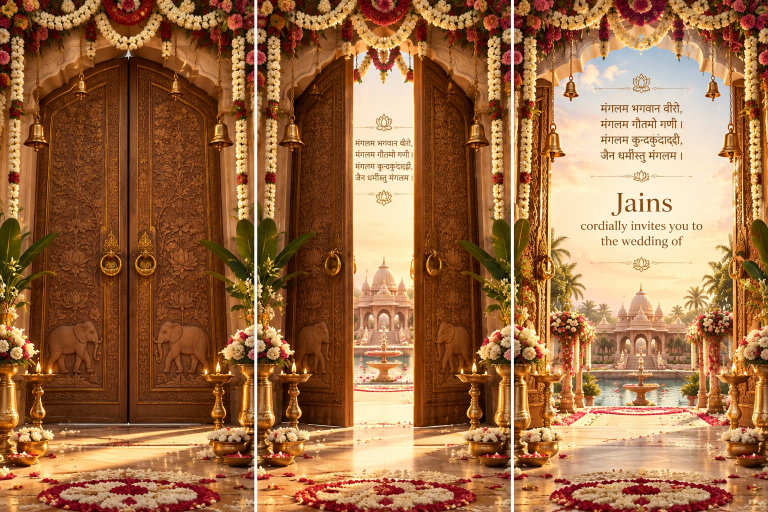
#> input picture video/assets/invites/doors-triptych.jpg, 1536 x 1024 px (shown at 1/2 size)
$ python prep.py assets/invites/doors-triptych.jpg
#> lines starting #> are read from the running program, lines starting #| are printed output that depends on the picture; after the words box and inside, x2 and y2 are one past the last pixel; in counts of white or black regions, pixels touching at a corner belong together
#!/usr/bin/env python3
"""Make "clean plates" of the invitation artworks for the Save the Date video.

Each invitation in assets/invites/ has a cream text card printed on it. Some of
the printed details differ from the final schedule (venue names, wording), so
the video draws its own card with the exact text. This script removes the
printed card: it masks the card's silhouette (slightly enlarged) and fills the
hole from the surrounding picture (push-pull diffusion, then a soft blur), so
nothing of the old text or frame can peek out from behind the new card.

It also writes assets/plates/cards.json with, per invitation, the card's box in
the picture (as fractions of width/height) and the silhouette polygon that the
video uses for its own card.

    python3 video/prep.py            # writes assets/plates/*.jpg + cards.json
    python3 video/prep.py --debug    # also writes *-debug.jpg overlays

Needs Pillow and numpy only.
"""
import json
import os
import sys

import numpy as np
from PIL import Image, ImageDraw, ImageFilter

HERE = os.path.dirname(os.path.abspath(__file__))
INV = os.path.join(HERE, "assets", "invites")
OUT = os.path.join(HERE, "assets", "plates")

# Printed card box in each picture, in pixels of a 900x1600 frame
# (left, top, right, bottom), measured on the supplied artworks.
CARDS = {
    "mehndi": (217, 77, 687, 737),
    "dev-darshan": (210, 100, 690, 790),
    "haldi": (210, 100, 690, 790),
    "sangeet": (210, 105, 690, 785),
    "reception": (210, 80, 683, 810),
    "shaadi": (208, 102, 692, 835),
}


# Couple close-ups for the floating photo frames in the Save the Date scene, cut
# below the printed card (only the card itself is erased, in case an edge reaches in),
# in pixels of a 900x1600 frame (left, top, right, bottom), 5:6 portrait.
CROPS = {
    "mehndi": (60, 740, 640, 1436),
    "haldi": (150, 795, 750, 1515),
    "sangeet": (170, 790, 750, 1486),
    "shaadi": (130, 840, 750, 1584),
}


def bez(p0, p1, p2, p3, n=10):
    out = []
    for i in range(1, n + 1):
        t = i / n
        a, b, c, d = (1 - t) ** 3, 3 * (1 - t) ** 2 * t, 3 * (1 - t) * t * t, t ** 3
        out.append((a * p0[0] + b * p1[0] + c * p2[0] + d * p3[0],
                    a * p0[1] + b * p1[1] + c * p2[1] + d * p3[1]))
    return out


def silhouette():
    """Ogee-arch card outline in a unit box, clockwise from the top point."""
    q = [(0.5, 0.0)]
    # top-right: finial shoulder, scallop, then a small notch into the side
    q += bez(q[-1], (0.56, 0.030), (0.66, 0.036), (0.75, 0.048))
    q += bez(q[-1], (0.85, 0.060), (0.93, 0.064), (0.955, 0.095))
    q += bez(q[-1], (0.965, 0.110), (1.0, 0.112), (1.0, 0.135))
    q.append((1.0, 0.865))
    # bottom-right: mirror of the top
    q += bez(q[-1], (1.0, 0.888), (0.965, 0.890), (0.955, 0.905))
    q += bez(q[-1], (0.93, 0.936), (0.85, 0.940), (0.75, 0.952))
    q += bez(q[-1], (0.66, 0.964), (0.56, 0.970), (0.5, 1.0))
    left = [(1 - x, y) for x, y in reversed(q[1:-1])]
    return q + left


def grow(poly, k):
    """Scale a unit-box polygon about its centre by k."""
    return [(0.5 + (x - 0.5) * k, 0.5 + (y - 0.5) * k) for x, y in poly]


def push_pull(img, known):
    """Fill pixels where known==0 from their surroundings (push-pull pyramid)."""
    levels = [(img * known[..., None], known.astype(np.float64))]
    while min(levels[-1][1].shape) > 4:
        c, w = levels[-1]
        h2, w2 = (c.shape[0] // 2) * 2, (c.shape[1] // 2) * 2
        c, w = c[:h2, :w2], w[:h2, :w2]
        cs = c[0::2, 0::2] + c[1::2, 0::2] + c[0::2, 1::2] + c[1::2, 1::2]
        ws = w[0::2, 0::2] + w[1::2, 0::2] + w[0::2, 1::2] + w[1::2, 1::2]
        levels.append((cs, ws))
    c, w = levels[-1]
    filled = c / np.maximum(w, 1e-6)[..., None]
    for c, w in reversed(levels[:-1]):
        h, wd = w.shape
        up = np.asarray(Image.fromarray(filled.astype(np.float32)[..., 0]).resize((wd, h), Image.BILINEAR))
        ups = [np.asarray(Image.fromarray(filled.astype(np.float32)[..., k]).resize((wd, h), Image.BILINEAR))
               for k in range(3)]
        up = np.stack(ups, -1)
        a = np.clip(w, 0, 1)[..., None]
        own = c / np.maximum(w, 1e-6)[..., None]
        filled = a * own + (1 - a) * up
    return filled


# ---------- the opening doors ----------
# The closed-door panel of the supplied triptych (doors-triptych.jpg, three
# 509x1024 panels). Coordinates below are measured on the panel enlarged 2x.
DOOR_PANEL = (0, 0, 509, 1024)
DOOR_W = 1080  # output width; the height follows the panel
# arch of the door opening, from the apex down to the left jamb (mirrored for the right)
DOOR_ARCH = [(512, 228), (450, 244), (380, 266), (300, 298), (232, 336), (180, 374), (156, 404), (150, 420)]
DOOR_MIRROR_X, DOOR_LEFT_X, DOOR_RIGHT_X, DOOR_SEAM_X, DOOR_BOTTOM = 518, 150, 886, 512, 1695
# brass bells hanging in front of the doors, traced in OUTPUT pixels (1080-wide panel):
# chain top (the pivot), chain width, and the bell's outline including its clapper
BELLS = [
    {"id": "inner-left", "pivot": (346, 110), "chain": 8, "body": [
        (343, 327), (353, 327), (358, 338), (363, 352), (366, 370), (372, 382), (386, 392), (380, 398), (353, 400), (353, 423),
        (341, 423), (341, 400), (316, 398), (311, 392), (324, 382), (330, 370), (333, 352), (338, 338)]},
    {"id": "inner-right", "pivot": (745, 110), "chain": 8, "body": [
        (741, 336), (751, 336), (755, 346), (758, 360), (760, 378), (766, 386), (786, 394), (782, 401), (751, 402), (751, 423),
        (740, 423), (740, 402), (714, 401), (711, 394), (728, 386), (733, 378), (735, 360), (737, 346)]},
    {"id": "outer-left", "pivot": (160, 134), "chain": 11, "body": [
        (147, 520), (163, 520), (171, 528), (180, 540), (184, 560), (186, 585), (196, 597), (210, 607), (206, 616), (163, 620),
        (163, 643), (148, 643), (148, 620), (104, 616), (100, 607), (112, 597), (124, 585), (126, 560), (130, 540), (139, 528)]},
    {"id": "outer-right", "pivot": (934, 134), "chain": 11, "body": [
        (926, 512), (942, 512), (950, 522), (958, 535), (962, 560), (964, 585), (976, 596), (992, 606), (988, 616), (942, 620),
        (942, 642), (925, 642), (925, 620), (882, 616), (878, 606), (892, 596), (906, 585), (908, 560), (912, 535), (918, 522)]},
]
# the lamps' side flames that sit over the doors (output pixels); the scene redraws their glow
DOOR_FLAMES = [[213, 1577, 46], [873, 1573, 46]]
DOOR_LAMPS = [(90, 1428, 220, 1700), (804, 1428, 950, 1700)]  # oil lamps in front of the door corners
# banana-leaf blades that cross the door edges, traced in output pixels
DOOR_BLADES = [
    [(140, 1005), (180, 995), (220, 987), (254, 985), (240, 995), (200, 1020), (165, 1050), (140, 1080)],
    [(140, 1150), (180, 1150), (215, 1153), (242, 1165), (230, 1168), (190, 1170), (160, 1180), (140, 1188)],
    [(838, 1018), (860, 1015), (900, 1030), (945, 1050), (945, 1105), (910, 1075), (870, 1045), (845, 1028)],
    [(843, 1153), (880, 1152), (920, 1160), (945, 1168), (945, 1200), (915, 1185), (880, 1170), (850, 1160)],
]


def doors(debug):
#> called with debug = False
    src = Image.open(os.path.join(INV, "doors-triptych.jpg")).convert("RGB").crop(DOOR_PANEL)
    S = DOOR_W / src.size[0]
#> S = 2.12
    H = round(src.size[1] * S)
#> H = 2173
    big = src.resize((DOOR_W, H), Image.LANCZOS).filter(ImageFilter.UnsharpMask(2, 70, 2))
    k = S / 2  # 2x-grid coordinates -> output pixels
#> k = 1.06
    P = lambda pts: [(x * k, y * k) for x, y in pts]
    arr = np.asarray(big).astype(np.float64)
    R, G, B = arr[..., 0], arr[..., 1], arr[..., 2]
    lum = 0.299 * R + 0.587 * G + 0.114 * B

    def poly_mask(pts):
        m = Image.new("L", (DOOR_W, H), 0)
#> m: PIL image 1080x2173 L; every value is 0
        ImageDraw.Draw(m).polygon(P(pts), fill=255)
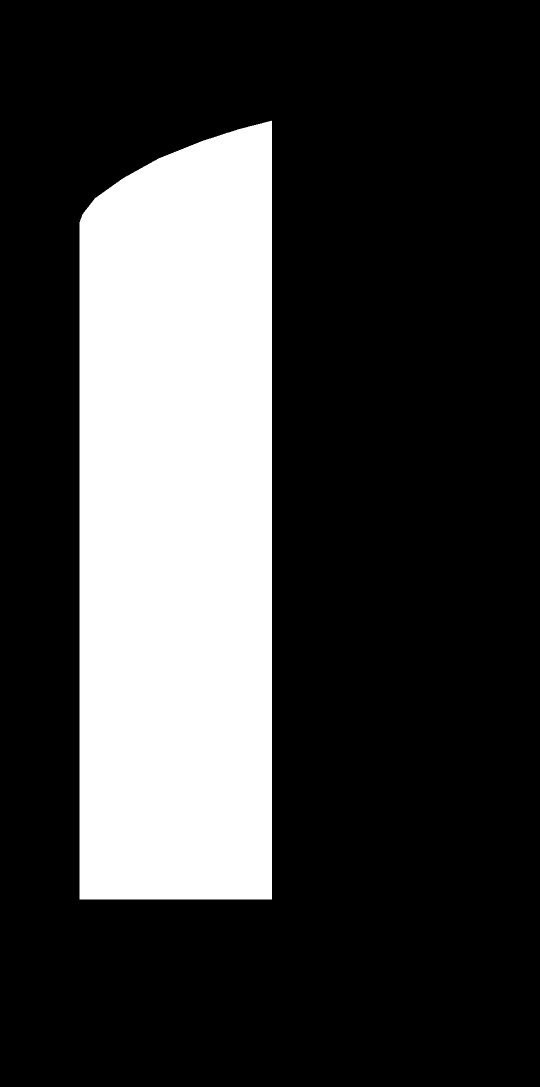
#> m: PIL image 1080x2173 L (shown at 1/2 size); 24.4% white; 1 white region, box (x1, y1, x2, y2) and area: (159, 241, 544, 1799) 572143
        return np.asarray(m) > 0

    apex = DOOR_ARCH[0]
    arch_r = [(2 * DOOR_MIRROR_X - x, y) for x, y in DOOR_ARCH[1:]]
    arch_l_up = list(reversed(DOOR_ARCH[1:]))
    left_leaf = poly_mask([apex, (DOOR_SEAM_X, DOOR_BOTTOM), (DOOR_LEFT_X, DOOR_BOTTOM)] + arch_l_up)
    right_leaf = poly_mask([apex] + arch_r + [(DOOR_RIGHT_X, DOOR_BOTTOM), (DOOR_SEAM_X, DOOR_BOTTOM)])
#> in poly_mask (call 2), `ImageDraw.Draw(m).polygon(P(pts), fill=255)`: m: PIL image 1080x2173 L; 25.2% white; 1 white region, box (x1, y1, x2, y2) and area: (543, 241, 940, 1799) 590731
    door = left_leaf | right_leaf
#> door: shape (2173, 1080) bool; 49.5% white; 1 white region, box (x1, y1, x2, y2) and area: (159, 241, 940, 1799) 1161316

    # things in front of the doors stay in the front layer: the banana-leaf blades that cross the
    # door edges (traced; only leaf-coloured pixels inside the outlines) and the oil lamps (bright brass)
    yy = np.arange(H)[:, None] * np.ones((1, DOOR_W))
    xx = np.ones((H, 1)) * np.arange(DOOR_W)[None, :]
    blades = Image.new("L", (DOOR_W, H), 0)
    for poly in DOOR_BLADES:
        ImageDraw.Draw(blades).polygon(poly, fill=255)
#> blades: PIL image 1080x2173 L; 0.5% white; 4 white regions, box (x1, y1, x2, y2) and area: (140, 985, 255, 1081) 3937, (838, 1015, 946, 1106) 3646, (140, 1150, 243, 1189) 2148, (843, 1152, 946, 1201) 2099
    blades = np.asarray(blades.filter(ImageFilter.MaxFilter(9))) > 0
#> blades: shape (2173, 1080) bool; 0.75% white; 4 white regions, box (x1, y1, x2, y2) and area: (136, 981, 259, 1085) 5689, (834, 1011, 950, 1110) 5302, (839, 1148, 950, 1205) 3379, (136, 1146, 247, 1193) 3348
    plants = blades & ((R < G * 1.15) | (B < 0.22 * G)) & (lum > 12)
#> plants: shape (2173, 1080) bool; 0.61% white; 18 white regions (13 under 20 px), largest, box (x1, y1, x2, y2) and area: (842, 1011, 950, 1110) 4704, (136, 982, 257, 1085) 4383, (136, 1146, 247, 1193) 2630, (849, 1148, 950, 1205) 2516, (836, 1021, 843, 1033) 37
    # lamps: only the brass and the flame cores stay in front; the orange glow painted around the
    # flames is wood-coloured light that must not freeze in place while the doors move behind it
    lamps = np.zeros_like(plants)
    glowzone = np.zeros_like(plants)
    for l, t, r, b in DOOR_LAMPS:
        inbox = (xx >= l * k) & (xx <= r * k) & (yy >= t * k) & (yy <= b * k)
        lamps |= inbox & (lum > 140)
        glowzone |= inbox & (lum > 95)
    lamps = np.asarray(Image.fromarray((lamps * 255).astype(np.uint8)).filter(ImageFilter.MinFilter(3)).filter(ImageFilter.MaxFilter(5))) > 0
#> lamps: shape (2173, 1080) bool; 0.45% white; 55 white regions, largest, box (x1, y1, x2, y2) and area: (893, 1533, 1000, 1596) 1708, (153, 1533, 192, 1595) 1031, (168, 1683, 194, 1771) 997
    plants = np.asarray(Image.fromarray((plants * 255).astype(np.uint8)).filter(ImageFilter.MaxFilter(5)).filter(ImageFilter.MinFilter(3))) > 0
#> plants: shape (2173, 1080) bool; 0.78% white; 4 white regions, box (x1, y1, x2, y2) and area: (135, 981, 260, 1086) 5608, (833, 1010, 951, 1111) 5552, (135, 1145, 248, 1194) 3588, (838, 1147, 951, 1206) 3516
    fg = plants | lamps
#> fg: shape (2173, 1080) bool; 1.2% white; 59 white regions, largest, box (x1, y1, x2, y2) and area: (135, 981, 260, 1086) 5608, (833, 1010, 951, 1111) 5552, (135, 1145, 248, 1194) 3588

    def grow_mask(m, px):
        return np.asarray(Image.fromarray((m * 255).astype(np.uint8)).filter(ImageFilter.MaxFilter(2 * px + 1))) > 0

    def textured_fill(img, hole, dx, dy):
        """Fill a hole with the surrounding colour (push-pull) plus carving/stone detail copied from (dx, dy) away."""
        low = push_pull(img, (~hole).astype(np.float64))
        src = np.roll(np.roll(img, -dy, axis=0), -dx, axis=1)
        blur = np.asarray(Image.fromarray(np.clip(src, 0, 255).astype(np.uint8)).filter(ImageFilter.GaussianBlur(4))).astype(np.float64)
        out = img.copy()
        out[hole] = np.clip(low[hole] + 0.9 * (src[hole] - blur[hole]), 0, 255)
        return out

    # bells: traced outline plus a straight chain up to the pivot
    bells_meta, bell_any = [], np.zeros((H, DOOR_W), bool)
#> bells_meta = []
    sprites, holes = [], []
    for bl in BELLS:
        px, py = bl["pivot"]
        body = bl["body"]
        top = min(y for _, y in body)
        bottom = max(y for _, y in body)
        cx = sum(x for x, _ in body) / len(body)
        hw = bl["chain"] / 2
        mb = Image.new("L", (DOOR_W, H), 0)
        ImageDraw.Draw(mb).polygon(body, fill=255)
        mc = Image.new("L", (DOOR_W, H), 0)
        ImageDraw.Draw(mc).polygon([(px - hw, py), (px + hw, py), (cx + hw, top + 3), (cx - hw, top + 3)], fill=255)
        m = Image.fromarray(np.maximum(np.asarray(mb), np.asarray(mc)))
        bm = np.asarray(m) > 0
        bell_any |= bm
        alpha = m.filter(ImageFilter.GaussianBlur(0.9))
        xs = [x for x, _ in body] + [px - hw, px + hw]
        bx0, by0 = int(min(xs)) - 3, int(py) - 3
        bx1, by1 = int(max(xs)) + 4, int(bottom) + 4
        sprites.append((bl["id"], bx0, by0, bx1, by1, alpha))
        bells_meta.append({"id": bl["id"], "x": bx0, "y": by0, "w": bx1 - bx0, "h": by1 - by0,
                           "px": round(px - bx0, 1), "py": round(py - by0, 1)})
        # holes left behind, grown past the bell's gold edge; detail comes from below (body) or beside (chain)
        holes.append((grow_mask(np.asarray(mb) > 0, 5), 0, int(bottom - top) + 24))
        holes.append((grow_mask(np.asarray(mc) > 0, 4), int(bl["chain"]) + 10, 0))
#> this loop made 4 passes
#> (bx0, by0, bx1, by1) on passes 1 to 4: (308, 107, 390, 427), (708, 107, 790, 427), (97, 131, 214, 647), (875, 131, 996, 646)
#> bell_any: shape (2173, 1080) bool; 1.4% white; 4 white regions, box (x1, y1, x2, y2) and area: (878, 134, 993, 643) 11570, (100, 134, 211, 644) 11410, (311, 110, 387, 424) 5045, (711, 110, 787, 424) 4488
#> mb: PIL image 1080x2173 L; 0.3% white; 1 white region, box (x1, y1, x2, y2) and area: (878, 512, 993, 643) 7034
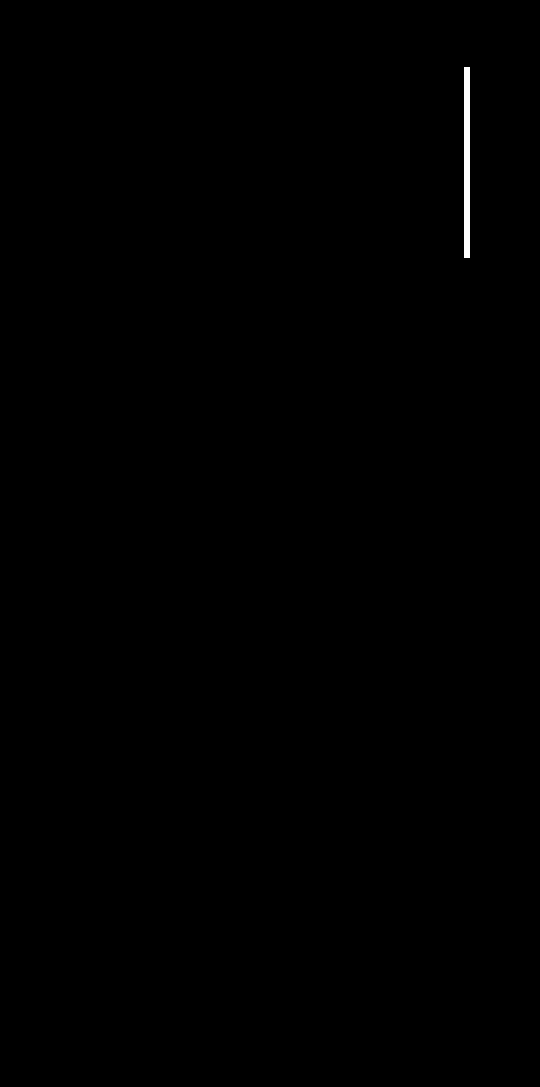
#> mc: PIL image 1080x2173 L (shown at 1/2 size); 0.2% white; 1 white region, box (x1, y1, x2, y2) and area: (928, 134, 940, 516) 4584
#> after the loop, bells_meta = 4 items; holes = 8 items; sprites = 4 items

    # clean picture without the bells (they swing as separate sprites)
    clean = arr.copy()
    for hole, dx, dy in holes:
        clean = textured_fill(clean, hole, dx, dy)
#> this loop made 8 passes
#> (dx, dy) on passes 1 to 8: (0, 120), (18, 0), (0, 111), (18, 0), (0, 147), (21, 0), (0, 154), (21, 0)
#> pass 1, in textured_fill, `blur = np.asarray(Image.fromarray(np.clip(src, 0, 255).astype(np.uint8..`:
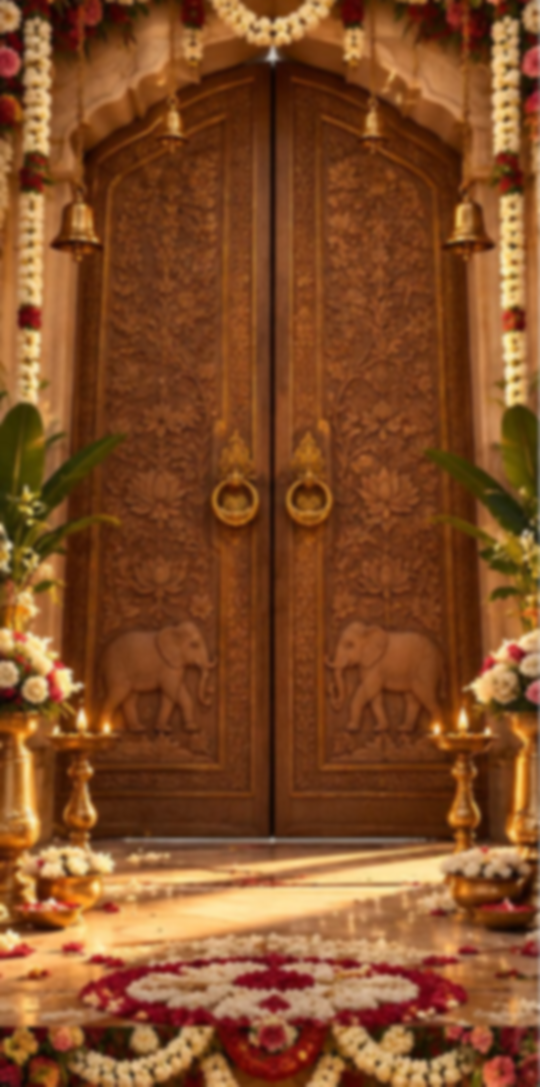
#> blur: shape (2173, 1080, 3) float64 (shown at 1/2 size); mean R, G, B 130.2, 76.7, 38.3
#> after the loop:
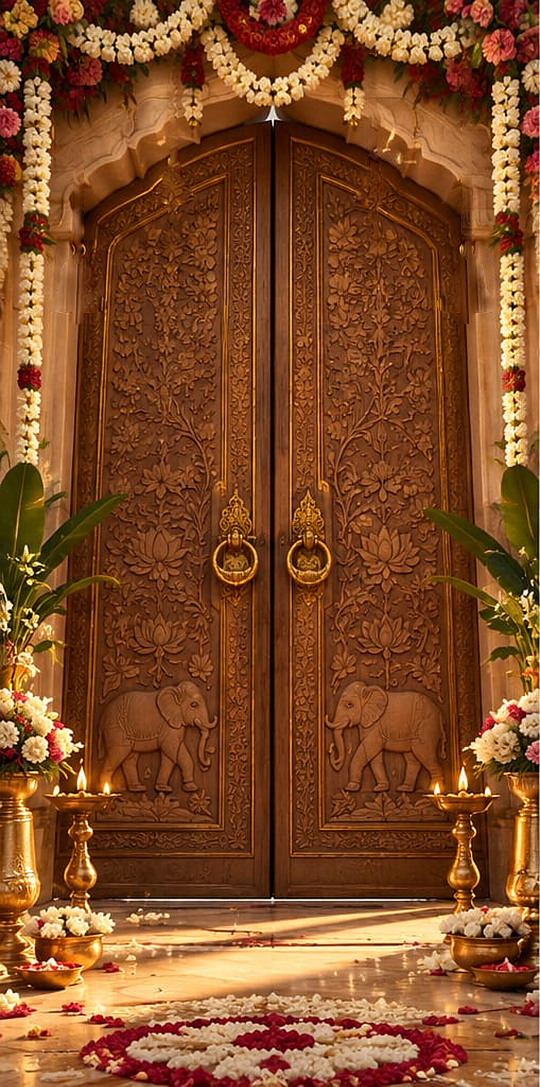
#> clean: shape (2173, 1080, 3) float64 (shown at 1/2 size); mean R, G, B 130, 76.5, 38.2
    clean_img = Image.fromarray(np.clip(clean, 0, 255).astype(np.uint8))

    out_dir = os.path.join(OUT, "doors")
    os.makedirs(out_dir, exist_ok=True)
    for bid, x0, y0, x1, y1, alpha in sprites:
        spr = big.convert("RGBA").crop((x0, y0, x1, y1))
        spr.putalpha(alpha.crop((x0, y0, x1, y1)))
        spr.save(os.path.join(out_dir, "bell-" + bid + ".webp"), quality=95)
#> this loop made 4 passes
#> pass 1, in doors, `spr.save(os.path.join(out_dir, "bell-" + bid + ".webp"), quality=95)`:
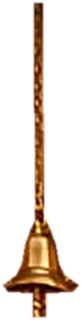
#> saved as bell-inner-left.webp: PIL image 82x320 RGBA; mean R, G, B, A 129.1, 72.1, 29.2, 49; transparent parts drawn white
#> after the loop:
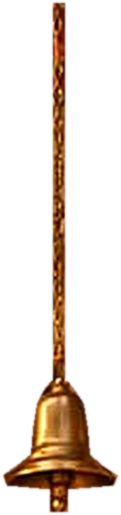
#> spr: PIL image 121x515 RGBA; mean R, G, B, A 126.6, 72, 32.7, 47.3; transparent parts drawn white

    # leaves: whole doors (wood carried under the plants and lamps), 4 px larger than the
    # opening so their edges tuck under the frame and no light shows through the seam
    leaves = {}
    under = grow_mask((fg | glowzone) & door, 3)
#> in grow_mask (call 9), `return np.asarray(Image.fromarray((m * 255).astype(np.uint8)).filter(I..`: returned value: shape (2173, 1080) bool; 1.7% white; 15 white regions, largest, box (x1, y1, x2, y2) and area: (830, 1007, 943, 1113) 6132, (850, 1512, 943, 1623) 5724, (156, 978, 263, 1072) 5202
    wood = clean.copy()
    wood = textured_fill(wood, under & (xx < DOOR_W / 2), 90, 0)
#> after the loop in push_pull (call 9), `while min(levels[-1][1].shape) > 4:`: levels = 9 items
#> in push_pull (call 9), `c, w = levels[-1]`: w = [[65536, 65536, 65536, 65536], [65536, 65536, 65536, 65536], [65536, 65536, 65536, 65536], [61924, 65429, 65536, 65536], [60726, 65536, 65536, 65536], [64833, 65536, 65536, 65536], [56289, 65536, 65536, 65536], [65175, 65536, 65536, 65536]]
#> the loop in push_pull (call 9), `for c, w in reversed(levels[:-1]):` made 8 passes
#> (h, wd) on passes 1 to 8: (16, 8), (33, 16), (67, 33), (135, 67), (271, 135), (543, 270), (1086, 540), (2173, 1080)
#> pass 3, in push_pull (call 9), `up = np.asarray(Image.fromarray(filled.astype(np.float32)[..., 0]).res..`:
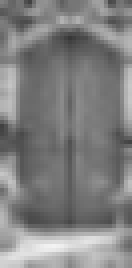
#> up: shape (67, 33) float32 (shown 4 times larger); min 55.69, max 243.1, mean 128.7
    wood = textured_fill(wood, under & (xx >= DOOR_W / 2), -90, 0)
    wood_img = Image.fromarray(np.clip(wood, 0, 255).astype(np.uint8))
    for name, lm in (("left", left_leaf), ("right", right_leaf)):
        mask = grow_mask(lm, 4)
        ys, xs = np.where(mask)
        x0, y0, x1, y1 = xs.min(), ys.min(), xs.max() + 1, ys.max() + 1
        a = Image.fromarray((mask * 255).astype(np.uint8)).filter(ImageFilter.GaussianBlur(0.6))
        leaf = wood_img.convert("RGBA")
        leaf.putalpha(a)
        leaf.crop((x0, y0, x1, y1)).save(os.path.join(out_dir, "leaf-" + name + ".webp"), quality=92)
        leaves[name] = {"x": int(x0), "y": int(y0), "w": int(x1 - x0), "h": int(y1 - y0)}
#> this loop made 2 passes
#> (name, x0, y0, x1, y1) on passes 1 to 2: ('left', 155, 237, 548, 1803), ('right', 539, 237, 944, 1803)
#> after the loop, leaves = 2 items

    # the front layer: everything except the doorway, keeping the plants and lamps that stand in front of it
    # soft edges on the plants and lamps where they cross the doorway
    fg_soft = np.asarray(Image.fromarray((fg * 255).astype(np.uint8)).filter(ImageFilter.GaussianBlur(1.2))).astype(np.float64) / 255
    door_soft = np.asarray(Image.fromarray((door * 255).astype(np.uint8)).filter(ImageFilter.GaussianBlur(0.5))).astype(np.float64) / 255
    front_alpha = Image.fromarray(np.clip(255 * (1 - door_soft * (1 - fg_soft)), 0, 255).astype(np.uint8))
    front = clean_img.convert("RGBA")
    front.putalpha(front_alpha)
    front.save(os.path.join(out_dir, "frame.webp"), quality=92)

    ys, xs = np.where(door)
    meta = {"size": [DOOR_W, H], "leaves": leaves, "bells": bells_meta, "flames": DOOR_FLAMES,
            "doorway": [int(xs.min()), int(ys.min()), int(xs.max() + 1), int(ys.max() + 1)]}
    with open(os.path.join(out_dir, "doors.json"), "w") as f:
        json.dump(meta, f, indent=1)
    if debug:
        dbg = big.copy().convert("RGB")
        ov = np.asarray(dbg).astype(np.float64)
        ov[left_leaf & ~fg] = ov[left_leaf & ~fg] * 0.5 + np.array([255, 0, 0]) * 0.5
        ov[right_leaf & ~fg] = ov[right_leaf & ~fg] * 0.5 + np.array([0, 0, 255]) * 0.5
        ov[bell_any] = ov[bell_any] * 0.3 + np.array([0, 255, 0]) * 0.7
        ov[fg & door] = ov[fg & door] * 0.3 + np.array([255, 255, 0]) * 0.7
        Image.fromarray(ov.astype(np.uint8)).save(os.path.join(out_dir, "debug.jpg"), quality=85)
    print("doors", (DOOR_W, H), "doorway", meta["doorway"], "bells", len(bells_meta))
#| doors (1080, 2173) doorway [159, 241, 940, 1799] bells 4


def logo():
    """Key the black background out of the monogram (alpha from the brightest channel)."""
#> (the run stopped early here; a loop or call above may not have finished)
